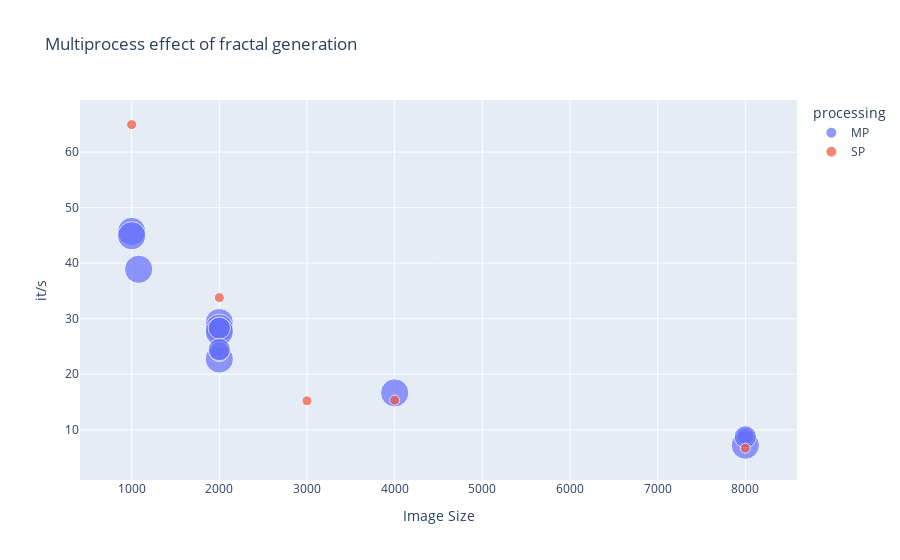

Notebook code cell kept with this figure:
### Code cell
processingdata = [[8000,7.22, "MP",8],
                  [4000, 16.64, "MP",8],
                  [2000, 29.30, "MP",8],
                  [2000, 28.28, "MP",8],
                  [2000, 22.74, "MP",8],
                  [2000, 27.65, "MP",8],
                  [1080, 38.90, "MP",8],
                  [1000, 45.72, "MP",8],
                  [1000, 44.94, "MP",8],
                  [2000, 24.06, "MP",1 ],
                  [2000, 24.06, "MP", 4],
                  [8000, 8.87, "MP", 3],
                  [2000, 28.32, "MP",5 ],
                  [2000, 24.45, "MP",5 ],
                  [8000, 8.72, "MP",5 ],
                  [1000, 64.96, "SP",1],
                  [2000, 33.80, "SP",1],
                  [3000, 15.21, "SP",1],
                  [4000, 15.32, "SP",1],
                  [8000, 6.68, "SP",1],
                 ]

df = pd.DataFrame(processingdata, columns =['Image Size', 'it/s', "processing", "pool"]) 


df["colour"] ="red"
df.loc[df.processing =="MP", "colour"] = "blue"


fig = px.scatter(df, x='Image Size', y='it/s',color ='processing',
                 size='pool', hover_data=['pool'],title="Multiprocess effect of fractal generation")
fig.show()

### Figure 1 — Plotly figure (JSON) as saved in the notebook; plotly's stock layout.template omitted (floating-point values rounded to 4 significant figures)
{"data": [{"customdata": [[8], [8], [8], [8], [8], [8], [8], [8], [8], [1], [4], [3], [5], [5], [5]], "hovertemplate": "processing=MP<br>Image Size=%{x}<br>it/s=%{y}<br>pool=%{customdata[0]}<extra></extra>", "legendgroup": "MP", "marker": {"color": "#636efa", "size": [8, 8, 8, 8, 8, 8, 8, 8, 8, 1, 4, 3, 5, 5, 5], "sizemode": "area", "sizeref": 0.02, "symbol": "circle"}, "mode": "markers", "name": "MP", "orientation": "v", "showlegend": true, "type": "scatter", "x": [8000, 4000, 2000, 2000, 2000, 2000, 1080, 1000, 1000, 2000, 2000, 8000, 2000, 2000, 8000], "xaxis": "x", "y": [7.22, 16.64, 29.3, 28.28, 22.74, 27.65, 38.9, 45.72, 44.94, 24.06, 24.06, 8.87, 28.32, 24.45, 8.72], "yaxis": "y"}, {"customdata": [[1], [1], [1], [1], [1]], "hovertemplate": "processing=SP<br>Image Size=%{x}<br>it/s=%{y}<br>pool=%{customdata[0]}<extra></extra>", "legendgroup": "SP", "marker": {"color": "#EF553B", "size": [1, 1, 1, 1, 1], "sizemode": "area", "sizeref": 0.02, "symbol": "circle"}, "mode": "markers", "name": "SP", "orientation": "v", "showlegend": true, "type": "scatter", "x": [1000, 2000, 3000, 4000, 8000], "xaxis": "x", "y": [64.96, 33.8, 15.21, 15.32, 6.68], "yaxis": "y"}], "layout": {"legend": {"itemsizing": "constant", "title": {"text": "processing"}, "tracegroupgap": 0}, "title": {"text": "Multiprocess effect of fractal generation"}, "xaxis": {"anchor": "y", "domain": [0, 1], "title": {"text": "Image Size"}}, "yaxis": {"anchor": "x", "domain": [0, 1], "title": {"text": "it/s"}}}}
